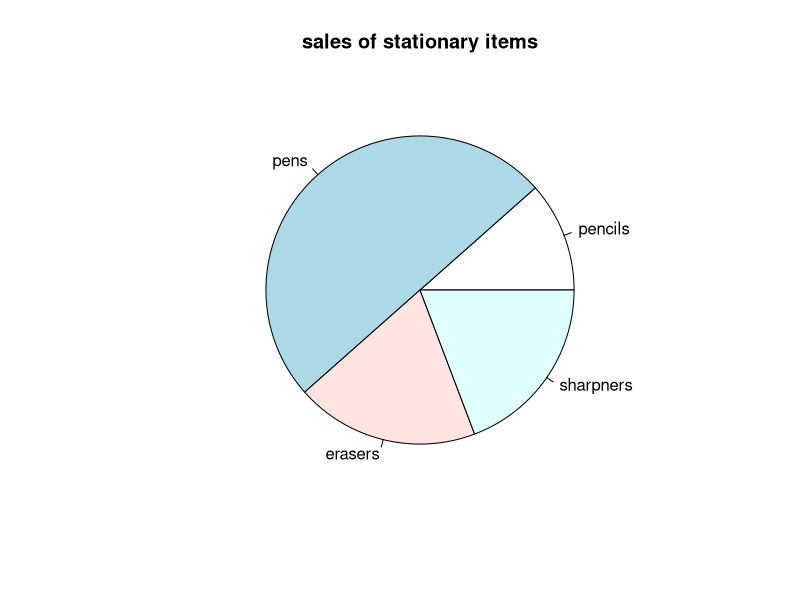
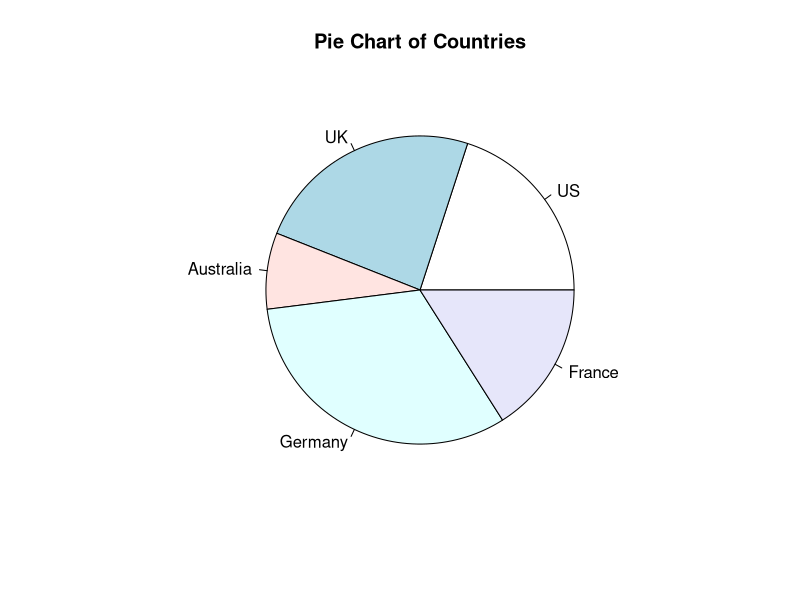

These figures' R source, in order:


require(grDevices)
#pie chart
x<-c(15,65,25,25)
label1<-c("pencils","pens","erasers","sharpners")
png(file = "sales of stationary items")
pie(x,labels = label1,main = "sales of stationary items")
#dev.off()


# Simple Pie Chart
slices <- c(10, 12,4, 16, 8)
lbls <- c("US", "UK", "Australia", "Germany", "France")
pie(slices, labels = lbls, main="Pie Chart of Countries")
